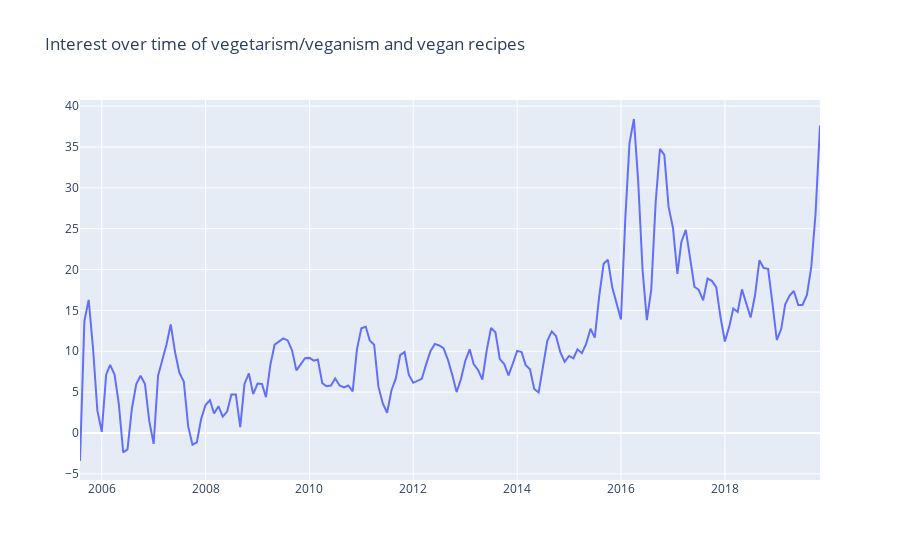

This figure's notebook cell:
### Code cell
plot_lines(df_meat_substitute[['FR']], 7, "Interest over time of vegetarism/veganism and vegan recipes")

### Figure 1 — Plotly figure (JSON) as saved in the notebook; plotly's stock layout.template omitted (floating-point values rounded to 4 significant figures; data arrays with more than 128 entries replaced by an {"elided": "..."} marker saying what was removed)
{"data": [{"mode": "lines", "name": "FR", "type": "scatter", "x": {"elided": "172 str values"}, "y": {"elided": "172 float values"}}], "layout": {"autosize": true, "title": {"text": "Interest over time of vegetarism/veganism and vegan recipes"}, "xaxis": {"autorange": true, "range": ["2005-08-01", "2019-11-01"], "type": "date"}, "yaxis": {"autorange": true, "range": [-5.754, 40.75], "type": "linear"}}}
